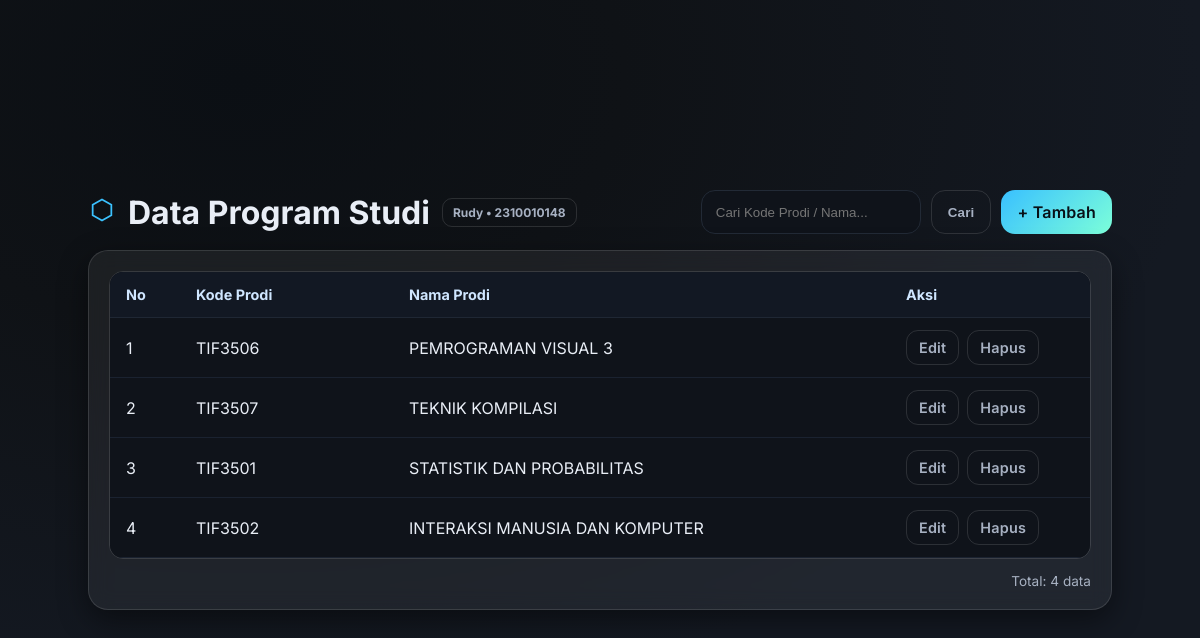
Page /index.php/prodi on the committed database.
### tables this page shows
CREATE TABLE `prodi` (
  `id_prodi` int NOT NULL,
  `kode_prodi` varchar(10) NOT NULL,
  `nama_prodi` varchar(255) NOT NULL
);

### application/controllers/Prodi.php (called while the page is built, shortened)
<?php
class Prodi extends CI_Controller
{
    public function __construct()
    {
        $this->load->model('Prodi_model');
    }
    public function index()
    {
        $data['prodi'] = $this->Prodi_model->lihatData();
        $this->load->view('Prodi_view', $data);
    }
}

### index.php (called while the page is built, shortened)
<?php
require_once BASEPATH.'core/CodeIgniter.php';

### application/models/Prodi_model.php (called while the page is built, shortened)
<?php
class Prodi_model extends CI_Model
{
    public function lihatData()
    {
        return $this->db->get('prodi')->result();
    }
}

### application/views/prodi_view.php (the view, shortened to what this page needs)
<!DOCTYPE html>
<html lang="id">
<head>
</head>
<body>
  <div class="shell">
    <div class="header">
      <h1 class="title">
        <div style="position: relative;">
        </div>
        <span>Data Program Studi</span>
        <span class="badge">Rudy • 2310010148</span>
      </h1>
      <div class="searchbar">
        <form method="get" action="" style="display:flex; gap:10px">
          <input class="field" type="text" name="q" placeholder="Cari Kode Prodi / Nama..." value="<?= html_escape($this->input->get('q')) ?>">
          <button class="btn btn-ghost" type="submit">Cari</button>
        </form>
        <a href="<?= site_url('prodi/tambah') ?>" class="btn btn-primary">+ Tambah</a>
      </div>
    </div>
    <div class="card">
      <div class="table-wrap">
        <table>
          <thead>
            <tr>
              <th style="width:70px">No</th>
              <th style="min-width:140px">Kode Prodi</th>
              <th>Nama Prodi</th>
              <th style="width:200px">Aksi</th>
            </tr>
          </thead>
          <tbody>
            <?php $no=1; foreach ($prodi as $row): ?>
              <tr>
                <td><?= $no++ ?></td>
                <td><?= html_escape($row->kode_prodi) ?></td>
                <td><?= html_escape($row->nama_prodi) ?></td>
                <td>
                  <div class="actions">
                    <a class="btn btn-ghost btn-sm" href="<?= site_url('prodi/edit/'.$row->id_prodi) ?>">Edit</a>
                    <a class="btn btn-ghost btn-sm" href="<?= site_url('prodi/hapus/'.$row->id_prodi) ?>" onclick="return confirm('Hapus data ini?')">Hapus</a>
                  </div>
                </td>
              </tr>
            <?php endforeach; ?>
          </tbody>
        </table>
      </div>
      <div class="footer">Total: <?= isset($no)? $no-1 : 0 ?> data</div>
    </div>
  </div>
</body>
</html>

### application/views/prodi_view.php (style rules this page uses)
:root { --bg1:#0f1216; --bg2:#141922; --card:rgba(255,255,255,.06); --stroke:rgba(255,255,255,.12); --text:#e9eef6; --muted:#a7b1c2; --accent:#39c0ff; --accent-2:#7cffd9; --radius:20px; --shadow:0 10px 30px rgba(0,0,0,.45); }
* { box-sizing:border-box }
html,body { height:100% }
body { margin:0; font-family:Inter,system-ui,-apple-system,Segoe UI,Roboto,Arial; color:var(--text); background: radial-gradient(80vw 80vh at 20% 10%, #0b0f14 0%, var(--bg1) 40%, var(--bg2) 100%); display:grid; place-items:center; padding:24px; }
.shell { width:min(1024px,94vw) }
.header { display:flex; align-items:center; justify-content:space-between; margin-bottom:16px }
.title { display:flex; align-items:center; gap:12px; margin:0 }
.badge { padding:6px 10px; font-size:.75rem; border:1px solid var(--stroke); border-radius:10px; color:var(--muted) }
.card { background:var(--card); border:1px solid var(--stroke); border-radius:var(--radius); box-shadow:var(--shadow); backdrop-filter:blur(10px); padding:20px }
.btn { appearance:none; border:none; cursor:pointer; border-radius:14px; padding:12px 16px; font-weight:600; letter-spacing:.2px; text-decoration:none; display:inline-block }
.btn-primary { background:linear-gradient(135deg, var(--accent), var(--accent-2)); color:#081017 }
.btn-ghost { background:transparent; color:var(--muted); border:1px solid var(--stroke) }
.table-wrap { overflow:auto; border-radius:14px; border:1px solid var(--stroke) }
table { width:100%; border-collapse:collapse; min-width:640px; background:#0f131a }
thead th { position:sticky; top:0; background:#121823; color:#cfe6ff; text-align:left; font-size:.9rem; padding:14px 16px; border-bottom:1px solid #1f2734 }
tbody td { padding:12px 16px; border-bottom:1px solid #1a2230; color:var(--text) }
.actions { display:flex; gap:8px }
.btn-sm { padding:8px 12px; border-radius:12px; font-size:.9rem }
.footer { margin-top:14px; color:var(--muted); font-size:.85rem; text-align:right }
.searchbar { display:flex; gap:10px }
.field { background:#0f131a; border:1px solid #222a36; border-radius:14px; padding:12px 14px; color:var(--text); outline:none; min-width:220px }

### rows in the picture
prodi: kode_prodi "TIF3506", nama_prodi "PEMROGRAMAN VISUAL 3"
prodi: kode_prodi "TIF3507", nama_prodi "TEKNIK KOMPILASI"
prodi: kode_prodi "TIF3501", nama_prodi "STATISTIK DAN PROBABILITAS"
prodi: kode_prodi "TIF3502", nama_prodi "INTERAKSI MANUSIA DAN KOMPUTER"

### other values in the picture
$no-1 "4"
